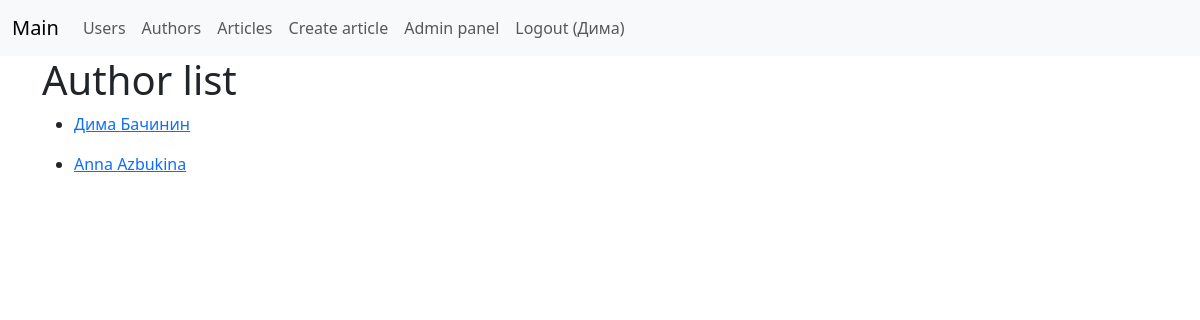
The page /author/ (signed in) on the database its author committed.
### blog/models/user.py (models this page shows, shortened)
class User(db.Model, UserMixin):
    __tablename__ = 'users'
    id = Column(Integer, primary_key=True)
    first_name = Column(String(255), nullable=False)
    last_name = Column(String(255), nullable=False)
    email = Column(String(255), unique=True)
    is_staff = Column(Boolean, nullable=False, default=False)
    password = Column(String(255), nullable=False)
    author = relationship("Author", uselist=False, back_populates="user")

### blog/models/author.py (models this page shows, shortened)
class Author(db.Model):
    __tablename__ = "authors"
    id = Column(Integer, primary_key=True)
    user_id = Column(Integer, ForeignKey("users.id"), nullable=False)
    user = relationship("User", back_populates="author")
    articles = relationship("Article", back_populates="author")

### blog/author/views.py (the view)
@authorBlueprint.route('/')
def author_list():
    return render_template("authors/list.html", authors=Author.query.all())

### blog/auth/views.py (called while the page is built)
@login_manager.user_loader
def user_loader(user_id: int) -> User:
    return User.query.filter_by(id=user_id).one_or_none()

### blog/templates/authors/list.html (shortened to what this page needs)
{% extends 'base.html'%}
{% block body %}
  <div class="row">
    <div class="col">
        <h1>Author list</h1>
        {% for author in authors %}
            <ul>
                <li><a href="{{ url_for('userBlueprint.get_user',pk=author.user.id)}}">{{author.user.first_name}} {{author.user.last_name}}</a></li>
            </ul>
        {%endfor%}
    </div>
  </div>
{% endblock %}

### blog/templates/navbar.html (shortened to what this page needs)
<nav class="navbar navbar-expand-lg navbar-light bg-light">
  <div class="container-fluid">
    <a class="navbar-brand" href="/">Main</a>
    <div class="collapse navbar-collapse" id="navbarNav">
      <ul class="navbar-nav">
        <li class="nav-item">
          <a class="nav-link" href="{{ url_for('userBlueprint.users_list') }}">Users</a>
        </li>
        <li class="nav-item">
          <a class="nav-link" href="{{ url_for('authorBlueprint.author_list') }}">Authors</a>
        </li>
        <li class="nav-item">
          <a class="nav-link" href="{{ url_for('articleBlueprint.article_list') }}">Articles</a>
        </li>
        {% if  current_user.is_authenticated %}
          <li class="nav-item">
            <a class="nav-link" href="{{ url_for('articleBlueprint.article_create') }}">Create article</a>
          </li>
          {% if  current_user.is_authenticated %}
            <li class="nav-item">
              <a class="nav-link" href="/admin">Admin panel</a>
            </li>
          {% endif %}
          <li class="nav-item">
            <a class="nav-link" href="{{ url_for('authBlueprint.logout') }}">Logout ({{ current_user.first_name }})</a>
          </li>
        {% else %}
          <li class="nav-item">
            <a class="nav-link" href="{{ url_for('authBlueprint.login') }}">Login</a>
          </li>
        {% endif %}
      </ul>
    </div>
  </div>
</nav>

### rows shown on the page
User: first_name "Дима"
Author: user.first_name "Дима", user.last_name "Бачинин"
Author: user.first_name "Anna", user.last_name "Azbukina"
